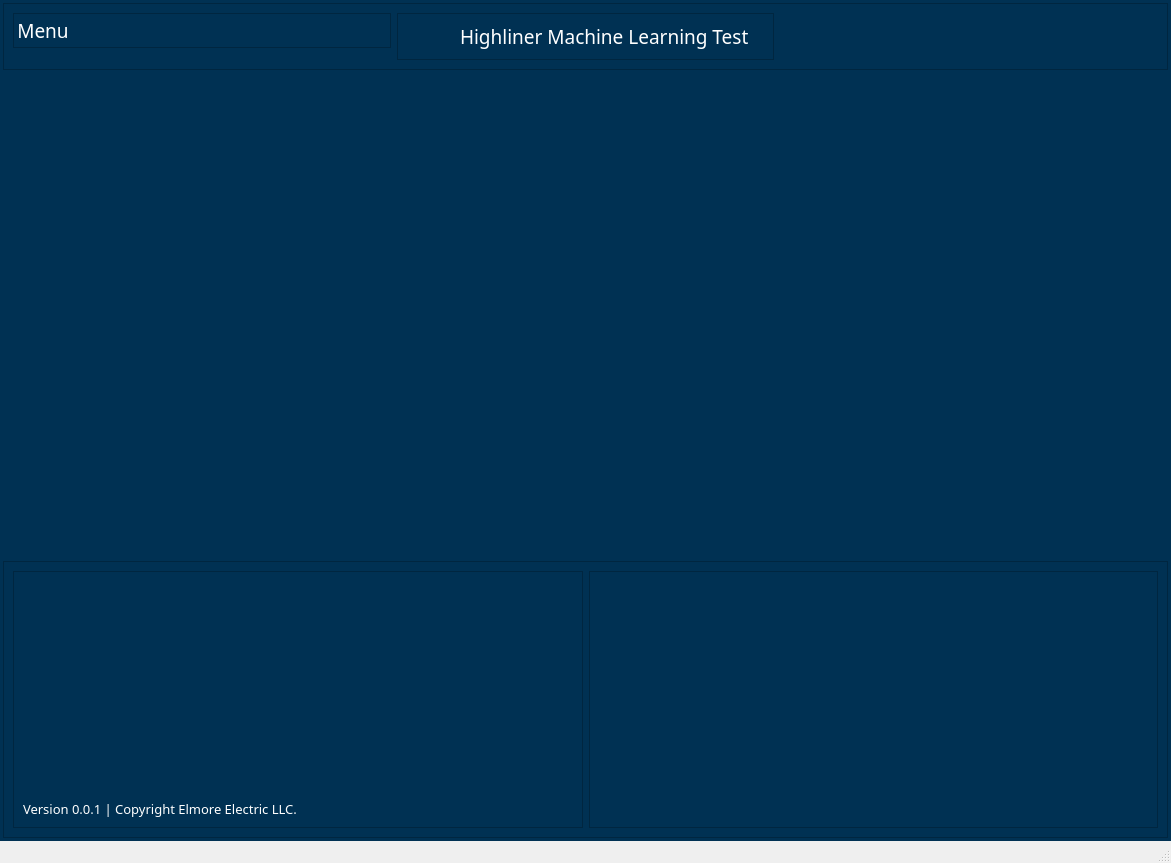
<?xml version="1.0" encoding="UTF-8"?>
<ui version="4.0">
 <class>MainWindow</class>
 <widget class="QMainWindow" name="MainWindow">
  <property name="geometry">
   <rect>
    <x>0</x>
    <y>0</y>
    <width>1171</width>
    <height>863</height>
   </rect>
  </property>
  <property name="font">
   <font>
    <family>Arial Rounded MT Bold</family>
   </font>
  </property>
  <property name="windowTitle">
   <string>MainWindow</string>
  </property>
  <property name="windowIcon">
   <iconset resource="../PyQt5-Gui-Examples/icon.qrc">
    <normaloff>:/icon/icon/AI icons/png/009-ai.png</normaloff>:/icon/icon/AI icons/png/009-ai.png</iconset>
  </property>
  <property name="styleSheet">
   <string notr="true"/>
  </property>
  <widget class="QWidget" name="centralwidget">
   <property name="toolTipDuration">
    <number>-8</number>
   </property>
   <property name="styleSheet">
    <string notr="true">*{
background-color: #003153;
}</string>
   </property>
   <layout class="QVBoxLayout" name="verticalLayout">
    <property name="spacing">
     <number>2</number>
    </property>
    <property name="leftMargin">
     <number>3</number>
    </property>
    <property name="topMargin">
     <number>3</number>
    </property>
    <property name="rightMargin">
     <number>3</number>
    </property>
    <property name="bottomMargin">
     <number>3</number>
    </property>
    <item alignment="Qt::AlignTop">
     <widget class="QFrame" name="Header_frame">
      <property name="enabled">
       <bool>true</bool>
      </property>
      <property name="frameShape">
       <enum>QFrame::StyledPanel</enum>
      </property>
      <property name="frameShadow">
       <enum>QFrame::Raised</enum>
      </property>
      <layout class="QHBoxLayout" name="horizontalLayout">
       <item alignment="Qt::AlignTop">
        <widget class="QFrame" name="header_left">
         <property name="frameShape">
          <enum>QFrame::StyledPanel</enum>
         </property>
         <property name="frameShadow">
          <enum>QFrame::Raised</enum>
         </property>
         <layout class="QHBoxLayout" name="horizontalLayout_4">
          <property name="spacing">
           <number>2</number>
          </property>
          <property name="leftMargin">
           <number>3</number>
          </property>
          <property name="topMargin">
           <number>3</number>
          </property>
          <property name="rightMargin">
           <number>3</number>
          </property>
          <property name="bottomMargin">
           <number>3</number>
          </property>
          <item alignment="Qt::AlignLeft|Qt::AlignTop">
           <widget class="QPushButton" name="pushButton_2">
            <property name="font">
             <font>
              <family>Arial Rounded MT Bold</family>
              <pointsize>14</pointsize>
             </font>
            </property>
            <property name="styleSheet">
             <string notr="true">QPushButton
{
	border:none;
    color:#ffffff; 
}</string>
            </property>
            <property name="text">
             <string>Menu</string>
            </property>
            <property name="icon">
             <iconset resource="../PyQt5-Gui-Examples/icon.qrc">
              <normaloff>:/icon/icon/Google Material Icons/baseline_menu_white_36dp.png</normaloff>:/icon/icon/Google Material Icons/baseline_menu_white_36dp.png</iconset>
            </property>
            <property name="iconSize">
             <size>
              <width>32</width>
              <height>32</height>
             </size>
            </property>
           </widget>
          </item>
         </layout>
        </widget>
       </item>
       <item>
        <widget class="QFrame" name="header_middle">
         <property name="palette">
          <palette>
           <active>
            <colorrole role="WindowText">
             <brush brushstyle="SolidPattern">
              <color alpha="255">
               <red>255</red>
               <green>255</green>
               <blue>255</blue>
              </color>
             </brush>
            </colorrole>
            <colorrole role="Button">
             <brush brushstyle="SolidPattern">
              <color alpha="255">
               <red>0</red>
               <green>49</green>
               <blue>83</blue>
              </color>
             </brush>
            </colorrole>
            <colorrole role="Text">
             <brush brushstyle="SolidPattern">
              <color alpha="255">
               <red>255</red>
               <green>255</green>
               <blue>255</blue>
              </color>
             </brush>
            </colorrole>
            <colorrole role="ButtonText">
             <brush brushstyle="SolidPattern">
              <color alpha="255">
               <red>255</red>
               <green>255</green>
               <blue>255</blue>
              </color>
             </brush>
            </colorrole>
            <colorrole role="Base">
             <brush brushstyle="SolidPattern">
              <color alpha="255">
               <red>0</red>
               <green>49</green>
               <blue>83</blue>
              </color>
             </brush>
            </colorrole>
            <colorrole role="Window">
             <brush brushstyle="SolidPattern">
              <color alpha="255">
               <red>0</red>
               <green>49</green>
               <blue>83</blue>
              </color>
             </brush>
            </colorrole>
            <colorrole role="PlaceholderText">
             <brush brushstyle="NoBrush">
              <color alpha="128">
               <red>255</red>
               <green>255</green>
               <blue>255</blue>
              </color>
             </brush>
            </colorrole>
           </active>
           <inactive>
            <colorrole role="WindowText">
             <brush brushstyle="SolidPattern">
              <color alpha="255">
               <red>255</red>
               <green>255</green>
               <blue>255</blue>
              </color>
             </brush>
            </colorrole>
            <colorrole role="Button">
             <brush brushstyle="SolidPattern">
              <color alpha="255">
               <red>0</red>
               <green>49</green>
               <blue>83</blue>
              </color>
             </brush>
            </colorrole>
            <colorrole role="Text">
             <brush brushstyle="SolidPattern">
              <color alpha="255">
               <red>255</red>
               <green>255</green>
               <blue>255</blue>
              </color>
             </brush>
            </colorrole>
            <colorrole role="ButtonText">
             <brush brushstyle="SolidPattern">
              <color alpha="255">
               <red>255</red>
               <green>255</green>
               <blue>255</blue>
              </color>
             </brush>
            </colorrole>
            <colorrole role="Base">
             <brush brushstyle="SolidPattern">
              <color alpha="255">
               <red>0</red>
               <green>49</green>
               <blue>83</blue>
              </color>
             </brush>
            </colorrole>
            <colorrole role="Window">
             <brush brushstyle="SolidPattern">
              <color alpha="255">
               <red>0</red>
               <green>49</green>
               <blue>83</blue>
              </color>
             </brush>
            </colorrole>
            <colorrole role="PlaceholderText">
             <brush brushstyle="NoBrush">
              <color alpha="128">
               <red>255</red>
               <green>255</green>
               <blue>255</blue>
              </color>
             </brush>
            </colorrole>
           </inactive>
           <disabled>
            <colorrole role="WindowText">
             <brush brushstyle="SolidPattern">
              <color alpha="255">
               <red>255</red>
               <green>255</green>
               <blue>255</blue>
              </color>
             </brush>
            </colorrole>
            <colorrole role="Button">
             <brush brushstyle="SolidPattern">
              <color alpha="255">
               <red>0</red>
               <green>49</green>
               <blue>83</blue>
              </color>
             </brush>
            </colorrole>
            <colorrole role="Text">
             <brush brushstyle="SolidPattern">
              <color alpha="255">
               <red>255</red>
               <green>255</green>
               <blue>255</blue>
              </color>
             </brush>
            </colorrole>
            <colorrole role="ButtonText">
             <brush brushstyle="SolidPattern">
              <color alpha="255">
               <red>255</red>
               <green>255</green>
               <blue>255</blue>
              </color>
             </brush>
            </colorrole>
            <colorrole role="Base">
             <brush brushstyle="SolidPattern">
              <color alpha="255">
               <red>0</red>
               <green>49</green>
               <blue>83</blue>
              </color>
             </brush>
            </colorrole>
            <colorrole role="Window">
             <brush brushstyle="SolidPattern">
              <color alpha="255">
               <red>0</red>
               <green>49</green>
               <blue>83</blue>
              </color>
             </brush>
            </colorrole>
            <colorrole role="PlaceholderText">
             <brush brushstyle="NoBrush">
              <color alpha="128">
               <red>255</red>
               <green>255</green>
               <blue>255</blue>
              </color>
             </brush>
            </colorrole>
           </disabled>
          </palette>
         </property>
         <property name="styleSheet">
          <string notr="true">*{
color:#ffffff;
}
</string>
         </property>
         <property name="frameShape">
          <enum>QFrame::StyledPanel</enum>
         </property>
         <property name="frameShadow">
          <enum>QFrame::Raised</enum>
         </property>
         <layout class="QHBoxLayout" name="horizontalLayout_3">
          <item alignment="Qt::AlignTop">
           <widget class="QLabel" name="App_Icon">
            <property name="maximumSize">
             <size>
              <width>32</width>
              <height>20</height>
             </size>
            </property>
            <property name="font">
             <font>
              <family>Arial Rounded MT Bold</family>
              <pointsize>14</pointsize>
             </font>
            </property>
            <property name="text">
             <string/>
            </property>
            <property name="pixmap">
             <pixmap resource="../PyQt5-Gui-Examples/icon.qrc">:/icon/icon/AI icons/png/005-deep-learning-1.png</pixmap>
            </property>
            <property name="scaledContents">
             <bool>true</bool>
            </property>
           </widget>
          </item>
          <item alignment="Qt::AlignHCenter|Qt::AlignTop">
           <widget class="QLabel" name="App_Name">
            <property name="font">
             <font>
              <family>Arial Rounded MT Bold</family>
              <pointsize>14</pointsize>
             </font>
            </property>
            <property name="styleSheet">
             <string notr="true">*{
color:#ffffff;
}
</string>
            </property>
            <property name="text">
             <string>&lt;html&gt;&lt;head/&gt;&lt;body&gt;&lt;p&gt;&lt;span style=&quot; color:#ffffff;&quot;&gt;Highliner Machine Learning Test&lt;/span&gt;&lt;/p&gt;&lt;/body&gt;&lt;/html&gt;</string>
            </property>
            <property name="scaledContents">
             <bool>false</bool>
            </property>
           </widget>
          </item>
         </layout>
        </widget>
       </item>
       <item alignment="Qt::AlignRight|Qt::AlignTop">
        <widget class="QFrame" name="header_right">
         <property name="styleSheet">
          <string notr="true">*{
	border:none;
	color:#ffffff;
}</string>
         </property>
         <property name="frameShape">
          <enum>QFrame::StyledPanel</enum>
         </property>
         <property name="frameShadow">
          <enum>QFrame::Raised</enum>
         </property>
         <layout class="QHBoxLayout" name="horizontalLayout_2">
          <item>
           <widget class="QPushButton" name="MinimizeBtn">
            <property name="text">
             <string/>
            </property>
            <property name="icon">
             <iconset resource="../PyQt5-Gui-Examples/icon.qrc">
              <normaloff>:/icon/icon/Google Material Icons/baseline_minimize_white_24dp.png</normaloff>:/icon/icon/Google Material Icons/baseline_minimize_white_24dp.png</iconset>
            </property>
           </widget>
          </item>
          <item>
           <widget class="QPushButton" name="RestoreWindowBtn">
            <property name="text">
             <string/>
            </property>
            <property name="icon">
             <iconset resource="../PyQt5-Gui-Examples/icon.qrc">
              <normaloff>:/icon/icon/Google Material Icons/baseline_web_asset_white_24dp.png</normaloff>:/icon/icon/Google Material Icons/baseline_web_asset_white_24dp.png</iconset>
            </property>
            <property name="iconSize">
             <size>
              <width>32</width>
              <height>20</height>
             </size>
            </property>
           </widget>
          </item>
          <item>
           <widget class="QPushButton" name="CloseBtn">
            <property name="text">
             <string/>
            </property>
            <property name="icon">
             <iconset resource="../PyQt5-Gui-Examples/icon.qrc">
              <normaloff>:/icon/icon/Google Material Icons/baseline_close_white_24dp.png</normaloff>:/icon/icon/Google Material Icons/baseline_close_white_24dp.png</iconset>
            </property>
            <property name="iconSize">
             <size>
              <width>32</width>
              <height>20</height>
             </size>
            </property>
           </widget>
          </item>
         </layout>
        </widget>
       </item>
      </layout>
     </widget>
    </item>
    <item alignment="Qt::AlignHCenter|Qt::AlignVCenter">
     <widget class="QFrame" name="Body_frame">
      <property name="sizePolicy">
       <sizepolicy hsizetype="Preferred" vsizetype="Expanding">
        <horstretch>0</horstretch>
        <verstretch>0</verstretch>
       </sizepolicy>
      </property>
      <property name="frameShape">
       <enum>QFrame::StyledPanel</enum>
      </property>
      <property name="frameShadow">
       <enum>QFrame::Raised</enum>
      </property>
     </widget>
    </item>
    <item>
     <widget class="QFrame" name="Footer_frame">
      <property name="frameShape">
       <enum>QFrame::StyledPanel</enum>
      </property>
      <property name="frameShadow">
       <enum>QFrame::Raised</enum>
      </property>
      <layout class="QHBoxLayout" name="horizontalLayout_7">
       <item>
        <widget class="QFrame" name="Footer_version">
         <property name="styleSheet">
          <string notr="true">*{
color:#ffffff;
}
</string>
         </property>
         <property name="frameShape">
          <enum>QFrame::StyledPanel</enum>
         </property>
         <property name="frameShadow">
          <enum>QFrame::Raised</enum>
         </property>
         <layout class="QHBoxLayout" name="horizontalLayout_5">
          <item alignment="Qt::AlignBottom">
           <widget class="QLabel" name="Version">
            <property name="font">
             <font>
              <family>Arial Rounded MT Bold</family>
              <pointsize>10</pointsize>
             </font>
            </property>
            <property name="text">
             <string>Version 0.0.1 | Copyright Elmore Electric LLC.</string>
            </property>
            <property name="scaledContents">
             <bool>false</bool>
            </property>
           </widget>
          </item>
         </layout>
        </widget>
       </item>
       <item>
        <widget class="QFrame" name="Footer_help">
         <property name="frameShape">
          <enum>QFrame::StyledPanel</enum>
         </property>
         <property name="frameShadow">
          <enum>QFrame::Raised</enum>
         </property>
         <layout class="QHBoxLayout" name="horizontalLayout_6">
          <item alignment="Qt::AlignRight|Qt::AlignBottom">
           <widget class="QLabel" name="Version_2">
            <property name="maximumSize">
             <size>
              <width>32</width>
              <height>32</height>
             </size>
            </property>
            <property name="font">
             <font>
              <family>Arial Rounded MT Bold</family>
              <pointsize>10</pointsize>
             </font>
            </property>
            <property name="focusPolicy">
             <enum>Qt::WheelFocus</enum>
            </property>
            <property name="text">
             <string/>
            </property>
            <property name="pixmap">
             <pixmap resource="../PyQt5-Gui-Examples/icon.qrc">:/icon/icon/linea_arrows_1.0/_SVG/arrows_question.svg</pixmap>
            </property>
            <property name="scaledContents">
             <bool>true</bool>
            </property>
           </widget>
          </item>
         </layout>
        </widget>
       </item>
      </layout>
     </widget>
    </item>
   </layout>
  </widget>
  <widget class="QStatusBar" name="statusbar"/>
 </widget>
 <resources>
  <include location="../PyQt5-Gui-Examples/icon.qrc"/>
  <include location="../PyQt5-Gui-Examples/icon.qrc"/>
 </resources>
 <connections/>
</ui>
